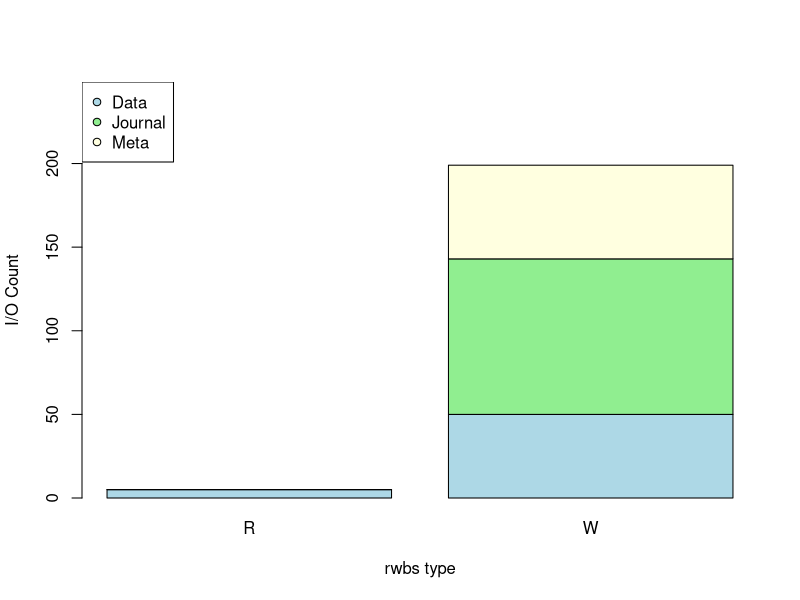
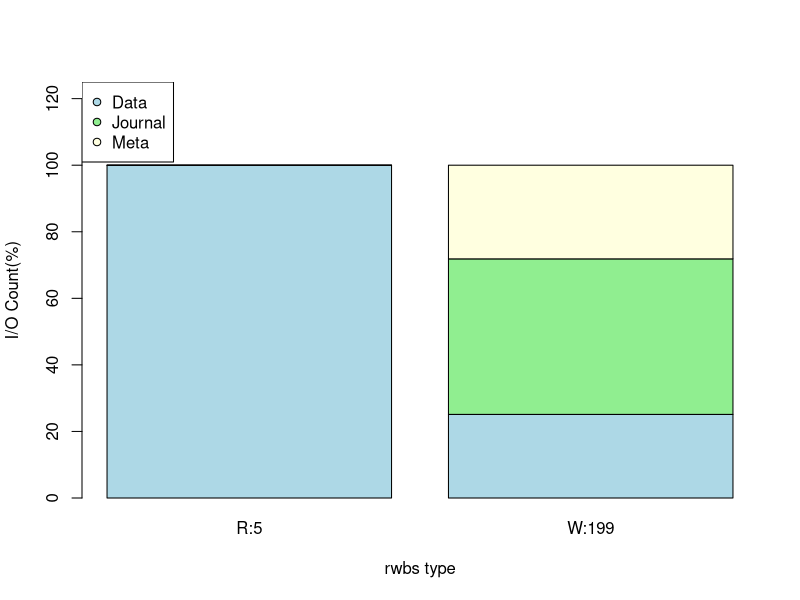
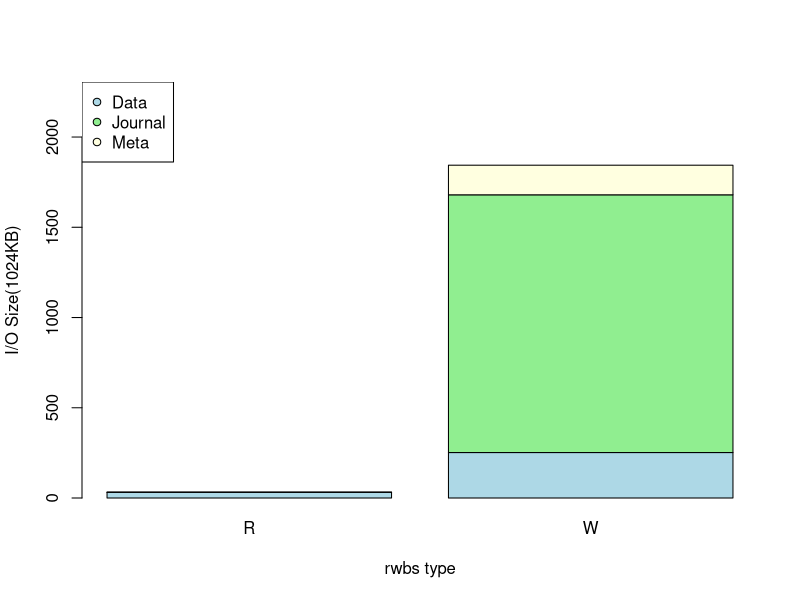
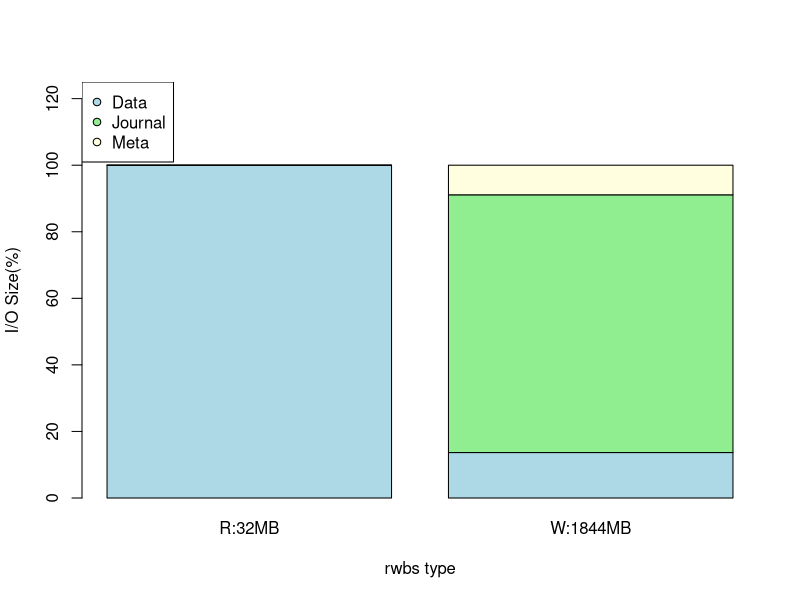
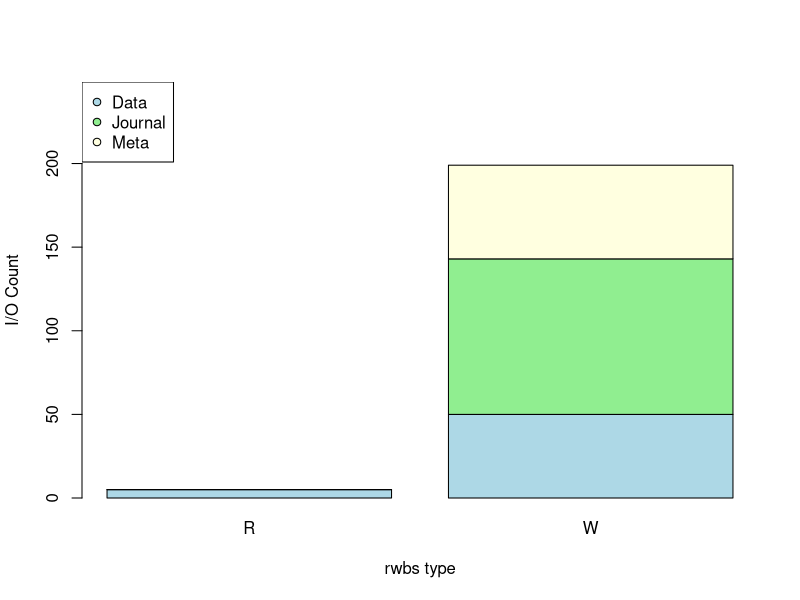
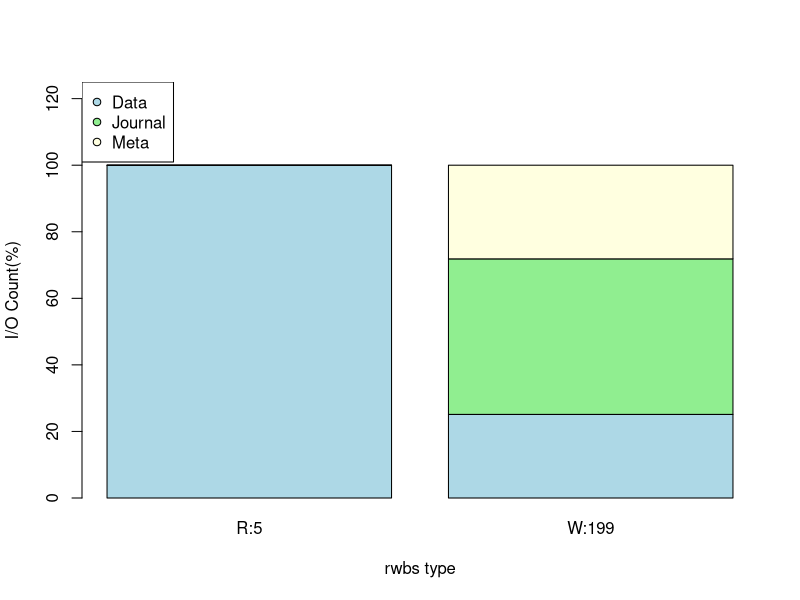
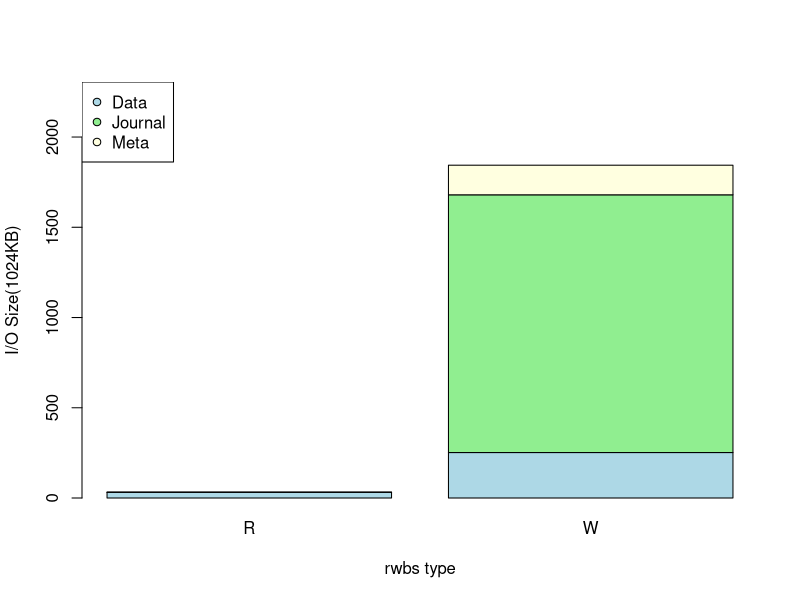
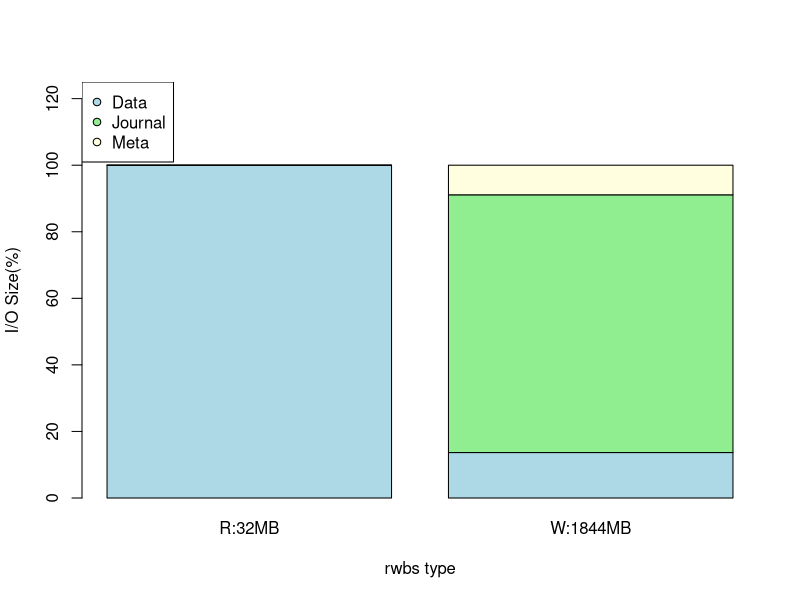

These figures' R source, in order:
# rscript.r(Cumulative Bar Plot-Block type)
# Output Option('-o')
fun_output <- function(){
	flag = FALSE
	flag2 = FALSE
	args <- commandArgs(trailingOnly = TRUE)

	# Graph Size Option('-s')
	x_length = 7
	y_length = 7
	if(length(args) != 0){
		for(i in 1:length(args)){
			if(args[i] == '-s'){
				x_length = as.double(args[i+1])
				y_length = as.double(args[i+2])
			}
		}
	}
	# Input Option('-i') - Directory		
	if(length(args) != 0){
                for(i in 1:length(args)){
                        if(args[i] == '-i'){
                                flag2 = TRUE
                                name = args[i+1]
                                time = args[i+2]
                                dir = paste(name, time, sep="-")
                        }
                }
        }

	if(length(args) != 0){
        	for(i in 1:length(args)){
                	if(args[i] == '-o'){
                        	flag = TRUE
				if(flag2 == TRUE)
                                        dir = paste(dir, args[i+1], sep="/")
                                else
                                        dir = paste("save", args[i+1], sep="/")
                        	if(args[i+2] == 'pdf')
                                	pdf(dir, width = x_length, height = y_length) # default width = 7, height = 7)
				# res(resolution-Pixel per Inch) required for converting pixel to inch.
                        	if(args[i+2] == 'png')
                                	png(dir, width = x_length, height = y_length, units = "in", res = 200)
                        	if(args[i+2] == 'jpg')
                                	jpeg(dir, width = x_length, height = y_length, units = "in", res = 200)
                        	if(args[i+2] == 'bmp')
                                	bmp(dir, width = x_length, height = y_length, units = "in", res = 200)
                        	if(args[i+2] == 'ps')
                                	postscript(dir, width = x_length, height = y_length)
                	}
        	}
	}
	if(flag == FALSE){
                if(flag2 == TRUE){
                        dir = paste(dir, "B-Rplots.pdf", sep="/")
                        pdf(dir, width = x_length, height = y_length)
                }
                else
                        pdf('save/B-Rplots.pdf', width = x_length, height = y_length)
        }
}
fun_output2 <- function(){
	args <- commandArgs(trailingOnly = TRUE)
        flag2 = FALSE
	# Input Option('-i')
        if(length(args) != 0){
                for(i in 1:length(args)){
                        if(args[i] == '-i'){
                                flag2 = TRUE
                                name = args[i+1]
                                time = args[i+2]
                                dir = paste(name, time, sep="-")
                        }
                }
        }
        # Graph Size Option('-s')
	args <- commandArgs(trailingOnly = TRUE)
        x_length = 7
        y_length = 7
        if(length(args) != 0){
                for(i in 1:length(args)){
                        if(args[i] == '-s'){
                                x_length = as.double(args[i+1])
                                y_length = as.double(args[i+2])
                        }
		}
        }
	if(flag2 == TRUE){
                dir = paste(dir, "B-Rplot%03d.jpg", sep="/")
                jpeg(dir, width = x_length, height = y_length, units="in", res=200)
        }
        else
                jpeg('save/B-Rplot%03d.jpg', width = x_length, height = y_length, units="in", res=200)
}

fun_rwbs1 <- function(){ # block to rwbs, I/O Count
	most <- read.table("block_rwbs1.dat")
	most_matrix <- data.matrix(most)
	trans <- t(most_matrix)
	trans_select <- trans[, !colSums(trans)==0]
	yrange<-c(0,max(colSums(trans_select))*1.25)
	barplot(trans_select,  xlab = "rwbs type", ylab = "I/O Count", col=c("lightblue","lightgreen", "lightyellow"), ylim = yrange)
	legend("topleft", legend=c("Data", "Journal", "Meta"), pch=21, pt.bg=c("lightblue","lightgreen", "lightyellow"))
}
fun_rwbs2 <- function(){ # block to rwbs, I/O Count(%)
        most <- read.table("block_rwbs2.dat")
        most_matrix <- data.matrix(most)
        trans <- t(most_matrix)
        trans_select <- trans[, !colSums(trans)==0]
        yrange<-c(0,max(colSums(trans_select))*1.25)
        barplot(trans_select,  xlab = "rwbs type", ylab = "I/O Count(%)", col=c("lightblue","lightgreen", "lightyellow"), ylim = yrange)
        legend("topleft", legend=c("Data", "Journal", "Meta"), pch=21, pt.bg=c("lightblue","lightgreen", "lightyellow"))
}
fun_rwbs3 <- function(){ # block to rwbs, I/O Size(1024KB)
        most <- read.table("block_rwbs3.dat")
        most_matrix <- data.matrix(most)
        trans <- t(most_matrix)
        trans_select <- trans[, !colSums(trans)==0]
        yrange <- c(0,max(colSums(trans_select))*1.25)
        barplot(trans_select,  xlab = "rwbs type", ylab = "I/O Size(1024KB)", col=c("lightblue","lightgreen", "lightyellow"), ylim = yrange)
        legend("topleft", legend=c("Data", "Journal", "Meta"), pch=21, pt.bg=c("lightblue","lightgreen", "lightyellow"))
}
fun_rwbs4 <- function(){ # block to rwbs, I/O Size(%)
        most <- read.table("block_rwbs4.dat")
        most_matrix <- data.matrix(most)
        trans <- t(most_matrix)
        trans_select <- trans[, !colSums(trans)==0]
        yrange<-c(0,max(colSums(trans_select))*1.25)
        barplot(trans_select,  xlab = "rwbs type", ylab = "I/O Size(%)", col=c("lightblue","lightgreen", "lightyellow"), ylim = yrange)
        legend("topleft", legend=c("Data", "Journal", "Meta"), pch=21, pt.bg=c("lightblue","lightgreen", "lightyellow"))
}

fun_action <- function(){
        most <- read.table("block_action.dat")
        most_matrix <- data.matrix(most)
        trans <- t(most_matrix)
        trans_select <- trans[, !colSums(trans)==0]
        barplot(trans_select,  xlab = "action", ylab = "I/O Count", col=c("lightblue","lightgreen", "lightyellow"))
        legend("topleft", legend=c("Data", "Journal", "Meta"), pch=21, pt.bg=c("lightblue","lightgreen", "lightyellow"))
}
# Y-axis Option(-y)
fun_y <- function(){
        args <- commandArgs(trailingOnly = TRUE)
        flag = FALSE
        if(length(args) != 0){
                for(i in 1:length(args)){
                        if(args[i] == '-y'){
                                flag = TRUE
                                if(args[i+1] == 'c'){ # I/O Count
                                        fun_rwbs1()
					fun_rwbs2()
                                }
                                if(args[i+1] == 's'){ # I/O Size
                                	fun_rwbs3()
					fun_rwbs4()
                                }
                                if(args[i+1] == 'all'){
                                	fun_rwbs1()
					fun_rwbs2()
					fun_rwbs3()
					fun_rwbs4()
                                }
                        }
                }
        }
        if(flag == FALSE){ # all is default
                fun_rwbs1()
		fun_rwbs2()
		fun_rwbs3()
		fun_rwbs4()
        }
}

# main
main <- function(){
	fun_output()
	fun_y()
	fun_output2()
	fun_y()
	garbage <- dev.off()
}
main()

